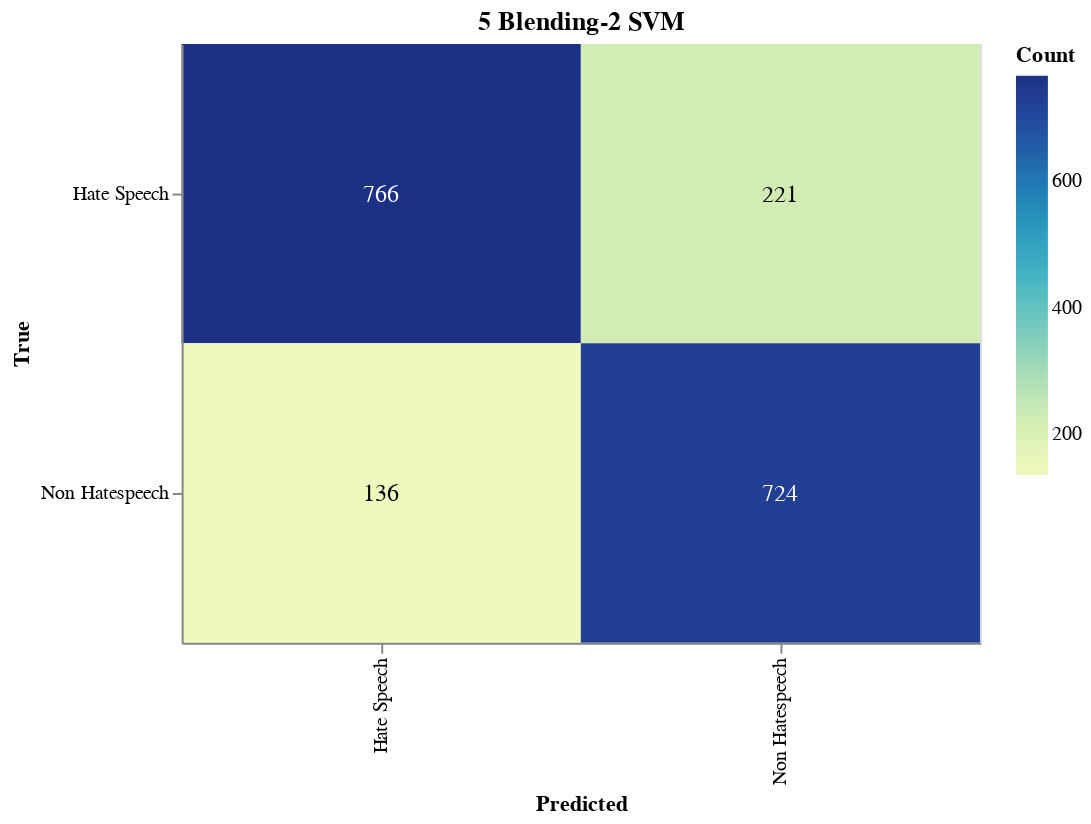

Source (notebook cell):
### Markdown cell above
#### Save Confusion Matrix

### Code cell
import altair as alt
import pandas as pd
from sklearn.metrics import confusion_matrix

# Calculate the confusion matrix
cm = confusion_matrix(true_labels, adjusted_predictions)

# Define class names
class_names = ['Hate Speech', 'Non Hatespeech']

# Convert confusion matrix to DataFrame
cm_df = pd.DataFrame(cm, index=class_names, columns=class_names).reset_index().melt(id_vars='index')
cm_df.columns = ['True', 'Predicted', 'Count']

# Ensure the order of categories
cm_df['True'] = pd.Categorical(cm_df['True'], categories=class_names, ordered=True)
cm_df['Predicted'] = pd.Categorical(cm_df['Predicted'], categories=class_names, ordered=True)

# Create the Altair plot
heatmap = alt.Chart(cm_df).mark_rect().encode(
    x=alt.X('Predicted:O', sort=class_names),
    y=alt.Y('True:O', sort=class_names),
    color='Count:Q',
    tooltip=['True', 'Predicted', 'Count']
).properties(
    width=400,
    height=300,
    title='5 Blending-2 SVM'
)

# Add text labels
text = heatmap.mark_text(
    align='center',
    baseline='middle',
    fontSize=12
).encode(
    text='Count:Q',
    color=alt.condition(
        alt.datum.Count > cm.max() / 2,
        alt.value('white'),
        alt.value('black')
    )
)

# Combine heatmap and text
final_chart = heatmap + text

# Display the plot
final_chart.show()

### Figure 1 — Vega-Lite specification as saved in the notebook (floating-point values rounded to 4 significant figures)
{"config": {"view": {"continuousWidth": 300, "continuousHeight": 300}}, "layer": [{"mark": {"type": "rect"}, "encoding": {"color": {"field": "Count", "type": "quantitative"}, "tooltip": [{"field": "True", "type": "ordinal"}, {"field": "Predicted", "type": "ordinal"}, {"field": "Count", "type": "quantitative"}], "x": {"field": "Predicted", "sort": ["Hate Speech", "Non Hatespeech"], "type": "ordinal"}, "y": {"field": "True", "sort": ["Hate Speech", "Non Hatespeech"], "type": "ordinal"}}, "title": "5 Blending-2 SVM"}, {"mark": {"type": "text", "align": "center", "baseline": "middle", "fontSize": 12}, "encoding": {"color": {"condition": {"test": "(datum.Count > 383.0)", "value": "white"}, "value": "black"}, "text": {"field": "Count", "type": "quantitative"}, "tooltip": [{"field": "True", "type": "ordinal"}, {"field": "Predicted", "type": "ordinal"}, {"field": "Count", "type": "quantitative"}], "x": {"field": "Predicted", "sort": ["Hate Speech", "Non Hatespeech"], "type": "ordinal"}, "y": {"field": "True", "sort": ["Hate Speech", "Non Hatespeech"], "type": "ordinal"}}, "title": "5 Blending-2 SVM"}], "data": {"name": "data-cb2cb60f4d78507f5fc70c5de1cb15cc"}, "height": 300, "width": 400, "$schema": "https://vega.github.io/schema/vega-lite/v5.17.0.json", "datasets": {"data-cb2cb60f4d78507f5fc70c5de1cb15cc": [{"True": "Hate Speech", "Predicted": "Hate Speech", "Count": 766}, {"True": "Non Hatespeech", "Predicted": "Hate Speech", "Count": 136}, {"True": "Hate Speech", "Predicted": "Non Hatespeech", "Count": 221}, {"True": "Non Hatespeech", "Predicted": "Non Hatespeech", "Count": 724}]}}
